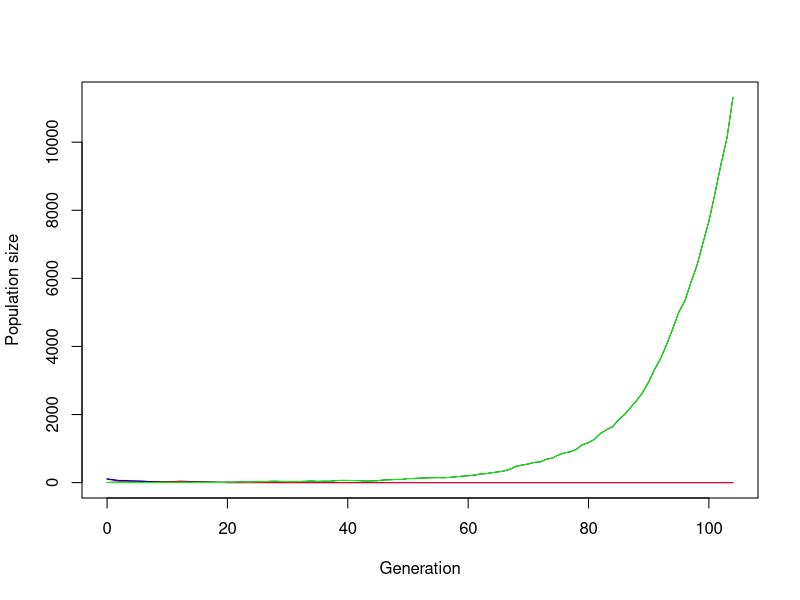
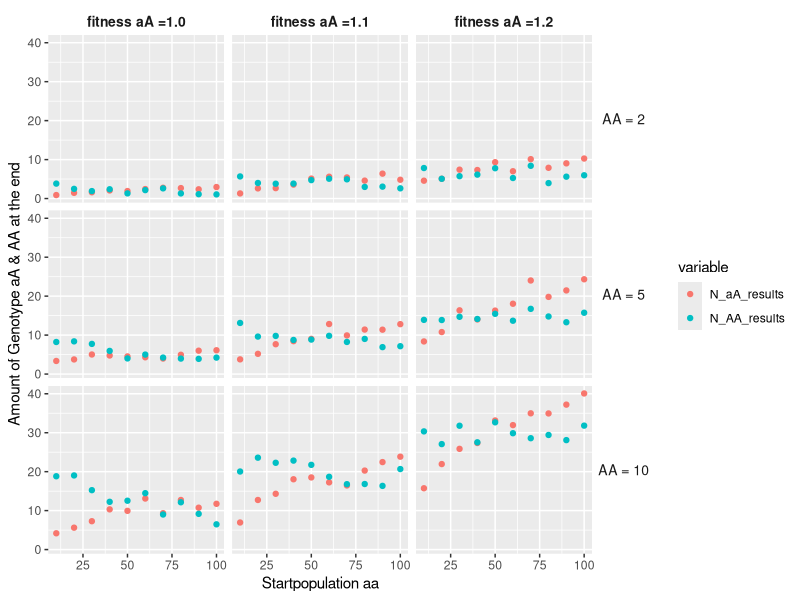
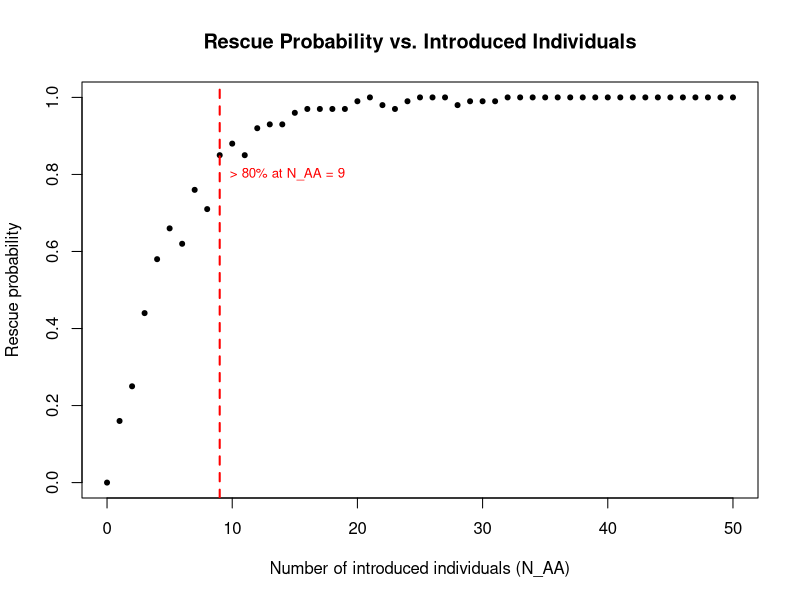
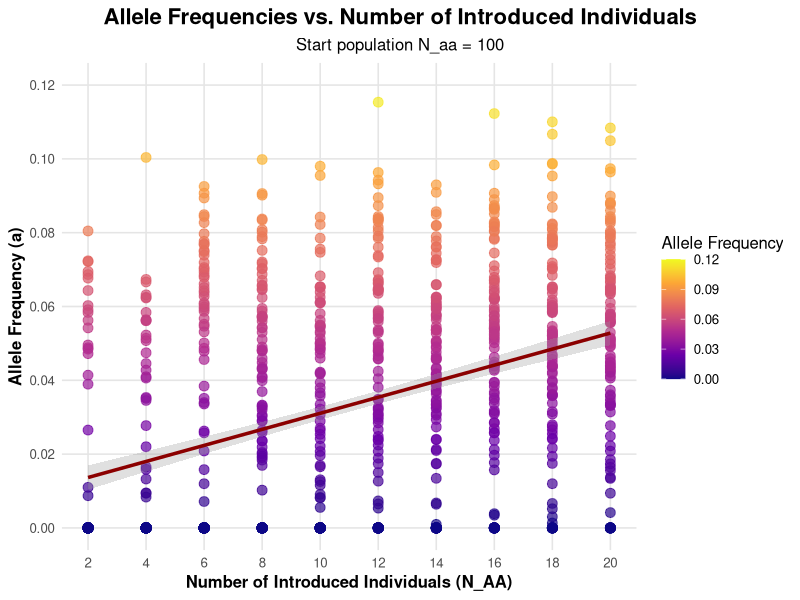
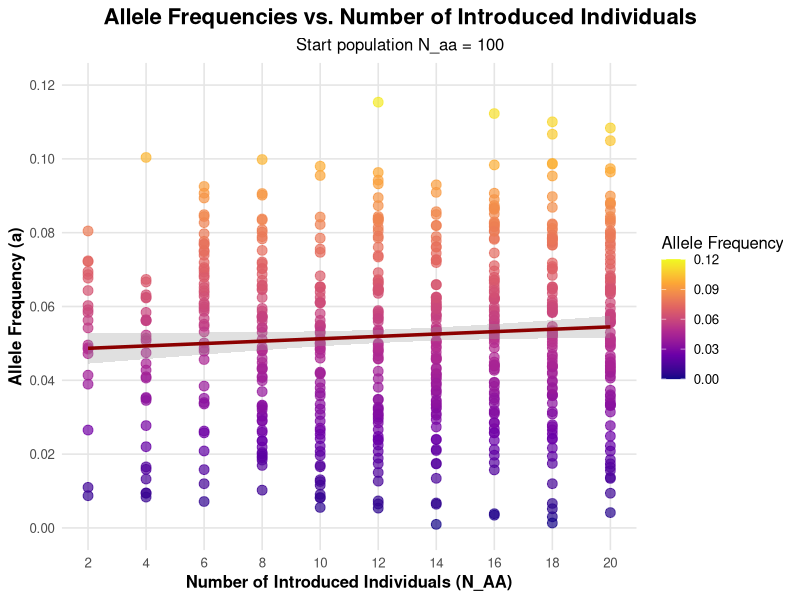
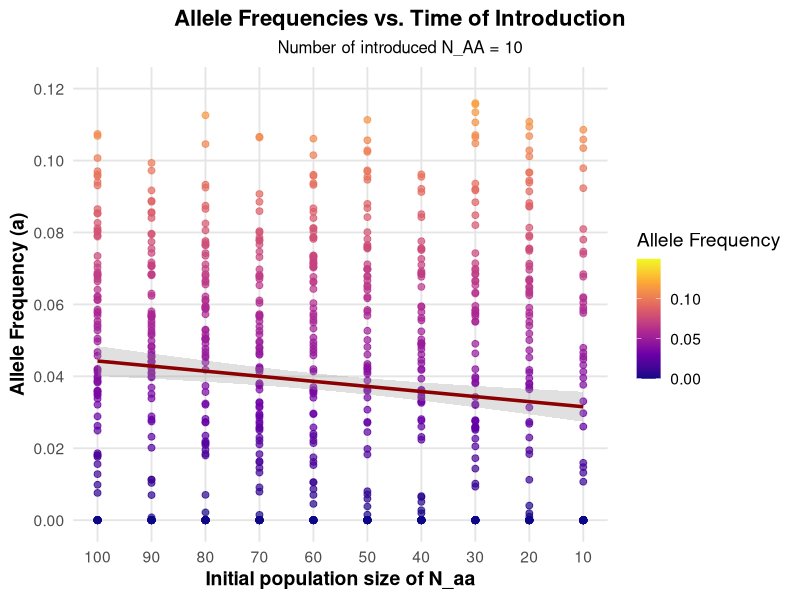

Source code (R) for these figures, in order:
## ---- chunk 1

#defining starting pop size of the genotypes
N_aa <- 100
N_aA <- 0
N_AA <- 10

#defining fitness reduction & benefit of the genotypes
r_aa <- 0.2         # fitness reduction of aa allel comb. equal to decay_rate
s_aA <- 1.10        # fitness benefit of allel A, equal to sel_coeff
s_AA <- 1.10        # fitness benefit of allel A, equal to sel_coeff



# Simulation of one generation with three genotypes
simulate_gen <- function(N_aa, N_aA, N_AA, r_aa, s_aA, s_AA) {

  # Reproduction with fitness malus/benefit
  offsp_aa <- rpois(1, N_aa * (1-r_aa))
  offsp_aA <- rpois(1, N_aA * s_aA)
  offsp_AA <- rpois(1, N_AA * s_AA)  
  
  # Total numbeer of gamets proportional to the frequency of alleles A and a
  total_gametes <- 2 * (offsp_aa + offsp_aA + offsp_AA)
  freq_A <- (2 * offsp_AA + offsp_aA) 
  freq_a <- total_gametes - freq_A
  
  
  
  # if loop to account for extinction
  if (total_gametes > 0) {

  # Change of allele frequencies (A -> a, a -> A); p = (freq_A / total_gametes), q = (freq_a / total_gametes) 
  # hardy equilibrium 1 = p^2 +2pq +q^2
  # With the predicted frequencies we are forming the genotype frequencies of the offspring folowing the expectaions of the Hardy-Weinberg equillibrium.
  predicted_freq_aa <- (freq_a/total_gametes)^2 # = p^2 
  predicted_freq_aA <- 2*(freq_A / total_gametes)*(freq_a / total_gametes) # = 2pq
  predicted_freq_AA <- (freq_A/total_gametes)^2 # = q^2
  
   # Random draw of new genotypes under hardy-weinberg conditions
  N_total <- offsp_aa + offsp_aA + offsp_AA
  genotypes <- rmultinom(1, N_total, prob = c(predicted_freq_aa, predicted_freq_aA, predicted_freq_AA))
  
  N_aa_new <- genotypes[1]
  N_aA_new <- genotypes[2]
  N_AA_new <- genotypes[3]

  return(c(N_aa_new, N_aA_new, N_AA_new))
  }
  
  # in case of extinction
  else
  return(c(0,0,0))
  
  
}

print(simulate_gen(N_aa, N_aA, N_AA, r_aa, s_aA, s_AA))
## ---- chunk 2

# parameter to stop simulation pop if this pop size is reached
max_pop_size <- 100


# creat function to generate a population, using the function to generate a generation
simulate_pop <- function(N_aa, N_aA, N_AA, r_aa, s_aA, s_AA, t_max) {
  
  # Create the vector in which to save the results
  pop_vector <- c(N_aa, N_aA, N_AA)
  # initiate the variables
  pop_new <- c(N_aa, N_aA, N_AA)
  
  # run the simulation until generation t_max
  for (i in 1:(t_max+1)) {
   
    # break for loop if pop went extinct or x-times pop size
    if (pop_new[1]+pop_new[2]+pop_new[3]>=max_pop_size*(N_aa+N_aA+N_AA) | pop_new[1]+pop_new[2]+pop_new[3]==0) break
   
    # redefine the current population one generation later
    pop_new <- simulate_gen(pop_new[1],pop_new[2],pop_new[3], r_aa, s_aA, s_AA)
    
    
    # add the new population sizes to the output vector
    pop_vector <- rbind(pop_vector,pop_new)
  }
  
  # define the row and column names of the output vector 
  rownames(pop_vector) <- (0:t_max+1)[1:length(pop_vector[,1])]  
  colnames(pop_vector) <- c("aa","aA","AA")
  
  # return the result
  return(pop_vector)	
}




###### Test the function and plot the result

# set t_max to a value to be used througout
t_max <- 1000

# create your simulation data
output <- simulate_pop(N_aa, N_aA, N_AA, r_aa, s_aA, s_AA, t_max)

# show the last few lines of the data table
print(tail(output))




###### plot the output 

# determine x axis range 
x_range <- 0:(length(output[,1])-1)

# plots the total population size
plot(x_range,output[,1]+output[,2]+output[,3],type='l',ylim=c(0,max(output[,1]+output[,2]+output[,3])),xlab = "Generation",ylab = "Population size")

# add number of aa genotype
lines(x_range,output[,1], col="blue") 
# add number of aA genotype
lines(x_range,output[,2], col="red")
# add number of AA genotype
lines(x_range,output[,3], col="green")

## ---- chunk 3
# set some parameters to fixed values
N_aA <- 0
r_aa <- 0.2
s_AA <- 1.1
t_max <- 200

# determine how often to run the simulation for each set of parameters
no_replicates <- 100

# set parameters to vary
N_aa_vector <- c( seq(10, 100, by=10))
N_AA_vector <- c(10, 5, 2)
s_aA_vector <- c(1, 1.1, 1.2) 


# create a data frame to save the results
data_table <- data.frame(array(NA,dim=c(0,8), dimnames=list(c(), c(paste0(c("N_aa","N_aA", "N_AA","min_gen","min_size","N_aa_str_pop","N_AA_str_pop","s_aA_fit_hybrid"),"_results")))))

# create a data frame to save the results of one loop
result_one_loop <- data.frame(array(NA,dim=c(1,8), dimnames=list(c(), c(paste0(c("N_aa","N_aA", "N_AA","min_gen","min_size","N_aa_str_pop","N_AA_str_pop","s_aA_fit_hybrid"),"_results")))))
        


##### run the simulation across all chosen parameters

# loop over starting pop size of aa
for(N_aa in N_aa_vector){
  # loop over starting pop size of AA
  for(N_AA in N_AA_vector){
    # loop over fitness of hybrid
    for(s_aA in s_aA_vector){
       
      #reset counter for no_replicates to 1
      i<-1
      repeat {
        
        # increase counter by one
        i<-i+1
        
        # run the simulation once
        one_run <- simulate_pop(N_aa = N_aa, N_aA = N_aA, N_AA = N_AA , r_aa = 0.2, s_aA = s_aA, s_AA = 1.1, t_max = 10)
     

        # collecting the number of genotypes after one simulation
        N_aa_end <- c(tail(one_run[, 1],1)) 
        N_aA_end <- c(tail(one_run[, 2],1)) 
        N_AA_end <- c(tail(one_run[, 3],1)) 

        
        # determine total population sizes
        total_size <- one_run[,1]+one_run[,2]
        
        # determine minimum population size reached during simulation
        min_size <- min(total_size)
        
        # determine (first) generation at which this population size occurred; if min pop size = 0 -> time of extinction
        min_gen <- as.numeric(which(total_size==min_size)[1])
        
        
        # enter the data into the table
        result_one_loop$N_aa_results <- N_aa_end
        result_one_loop$N_aA_results <- N_aA_end
        result_one_loop$N_AA_results <- N_AA_end
        result_one_loop$min_size_results <- min_size
        result_one_loop$min_gen_results <- min_gen
        result_one_loop$s_aA_fit_hybrid_results <- s_aA
        result_one_loop$N_aa_str_pop_results <- N_aa
        result_one_loop$N_AA_str_pop_results <- N_AA
        
        # ad the results of one simulation to the data frame with the results
        data_table <- rbind(data_table, result_one_loop)
        
        # stops loop if the simulation was run the time required
        if(i>no_replicates) break
      }       
    } 
  } 
}

# print the first few results in the data frame
print(head(data_table))

## ---- chunk 4

#open ggplot & tidyvers
library(ggplot2)
library(tidyr)

# calculate the mean of every run of the same combinations of the variables we wanted to test
mean_comb <- aggregate(data_table, list(data_table$s_aA_fit_hybrid_results, data_table$N_aa_str_pop_results, data_table$N_AA_str_pop_results), mean)




#### create a plot that compares the important aspects


# combine the results of aA and AA to compare them at the same time
long_dat <- mean_comb %>%
  pivot_longer(cols = c(N_aA_results, N_AA_results),   
               names_to = "variable",
               values_to = "value")



# create the plot
ggplot(long_dat, aes(x = N_aa_str_pop_results,
           y = value,
           colour = variable)) +
  geom_point() +
  facet_grid(
    rows = vars(factor(N_AA_str_pop_results,
                       labels = c("AA = 2", "AA = 5", "AA = 10"))),
    cols = vars(factor(s_aA_fit_hybrid_results,
                       labels = c("fitness aA =1.0", "fitness aA =1.1", "fitness aA =1.2")))
  ) +
  labs(x = "Startpopulation aa", y = "Amount of Genotype aA & AA at the end") +
  theme(strip.background = element_blank(),   # Hintergrund weg
        strip.text.x     = element_text(size = 10, face = "bold"),
        strip.text.y     = element_text(size = 10, angle = 0))

## ---- chunk 5
# Rescue probability simulation

rescue_prob <- function(N_AA_intro,          # number of AA individuals introduced at t = 0
                        n_reps   = 100,      # number of replicates
                        N_aa     = 100,      # initial number of aa individuals
                        N_aA     = 0,        # initial number of aA heterozygotes
                        r_aa     = 0.2,      # decay rate (1-r_aa)
                        s_aA     = 1.10,     # selection coefficient of aA (fitness multiplier)
                        s_AA     = 1.10,     # selection coefficient of AA (fitness multiplier)
                        t_max    = 1000) {   # max generations to run each replicate

  rescue_count <- 0          # counter for successful rescues to 0

  for (i in 1:n_reps) {
    # run one population trajectory
    out <- simulate_pop(N_aa, N_aA, N_AA_intro, r_aa, s_aA, s_AA, t_max)

    # extract the final generation (last row of the returned matrix)
    last_gen <- tail(out, 1)

    # total population size at the end
    total_pop <- sum(last_gen)

    # rescue definition: final population larger than the initial one
    if (total_pop > (N_aa + N_aA + N_AA_intro)) {
      rescue_count <- rescue_count + 1
    }
  }

  # return the rescue probability
  return(rescue_count / n_reps)
}


# Vary the number of introduced AA individuals from 0 to 50
N_AA_values <- seq(0, 50, by = 1)

# Packing the results (calculated rescue probabilities) into a numeric vector/matrix
rescue_probs <- sapply(N_AA_values, rescue_prob, n_reps = 100)


# Plot
plot(N_AA_values, rescue_probs, pch = 20,
     xlab = "Number of introduced individuals (N_AA)",
     ylab = "Rescue probability",
     main = "Rescue Probability vs. Introduced Individuals")

# Add a reference line at 80 % rescue probability
target_prob <- 0.8

# Find the smallest introduction size that achieves ≥ 80 % rescue
if (any(rescue_probs >= target_prob)) {
  N_at_80 <- N_AA_values[min(which(rescue_probs >= target_prob))]

  # Draw vertical red dashed line at that introduction size
  abline(v = N_at_80, col = "red", lwd = 2, lty = 2)

  # Annotate the red line
  text(N_at_80, target_prob,
       labels = paste("> 80% at N_AA =", N_at_80),
       pos = 4, col = "red", cex = 0.8)
}
## ---- chunk 6
# Allele frequency (a) vs. introduced number of individuals (N_AA) 

# PARAMETER SETUP

n_reps <- 100                      # Number of replicate simulations
N_aa <- 100                        # Initial number of resident aa individuals
N_AA_values <- seq(2, 20, by = 2)  # Range of introduced AA individuals (2 to 20, step 2)



# FUNCTION: rescue_prob() 
# Similar to the previous rescue probability function, but now includes the calculation of the final allele frequency of "a" in each replicate.

rescue_prob <- function(N_AA_intro,           # number of AA individuals introduced at t = 0
                        n_reps,               # number of replicates
                        N_aa = 100,           # initial number of aa individuals
                        N_aA = 0,             # initial number of aA heterozygotes
                        r_aa = 0.2,           # decay rate of aa population (1 - r_aa)
                        s_aA = 1.10,          # fitness multiplier of aA
                        s_AA = 1.10,          # fitness multiplier of AA
                        t_max = 1000) {       # maximum number of generations
  
  call_freq_a <- c()   # vector to store allele frequencies for each replicate
  
  # SIMULATION LOOP 
  for (i in 1:n_reps) {
    # Run one population trajectory using simulate_pop() function
    out <- simulate_pop(N_aa, N_aA, N_AA_intro, r_aa, s_aA, s_AA, t_max)
    
    # Extract the last generation (final population state)
    last_gen <- tail(out, 1)
    
    # Compute total population size at the end
    total_pop  <- sum(last_gen)
    
    # Determine whether the population was rescued or not
    # Rescue is defined as final population > initial population size
    if (total_pop > (N_aa + N_aA + N_AA_intro)) {
      # Calculate allele frequency of "a" in the final generation:
      # aa contributes 2 a-alleles, aA contributes 1 a-allele
      freq_a <- (last_gen[1]*2 + last_gen[2]) / (total_pop*2)
      call_freq_a <- rbind(call_freq_a, freq_a)
    } else {
      # If the population went extinct, record allele frequency as 0
      call_freq_a <- rbind(call_freq_a, 0)
    }
  }
  
  # Return vector of allele frequencies for all replicates
  return(call_freq_a)
}


# Same as before (results packing)
rescue_probs <- sapply(N_AA_values, rescue_prob, n_reps)


# DATA PREPARATION 

# Create an array to store the relationship between N_AA and allele frequency
array_rp <- array(NA, dim = c(dim(rescue_probs)[1], 2),
                  dimnames = list(NULL, c("N_AA", "allele.freq")))

# Combine results into a data frame
for (i in seq_along(N_AA_values)) {
  val <- N_AA_values[i]
  array_rp[, 1] <- val
  temp <- rescue_probs[, i]     # i-th column = results for current N_AA value
  temp[temp == 0] <- NA          # replace 0s (extinction) with NA temporarily
  array_rp[, 2] <- temp
  array_rp <- data.frame(array_rp)
  
  if (i == 1) {
    full_array <- array_rp
  } else {
    full_array <- rbind(full_array, array_rp)
  }
}


# PLOT 1: Including extinct populations 

# Convert NAs back to zeros (this is due to an error that came up if we didn't do so)
full_array$allele.freq[is.na(full_array$allele.freq)] <- 0

# Plot all replicates, including extinction events (freq = 0)
ggplot(full_array, aes(x = N_AA, y = allele.freq)) +
  geom_point(aes(color = allele.freq), size = 3, alpha = 0.7) +
  scale_color_viridis_c(option = "plasma", limits = c(0, 0.12)) +
  geom_smooth(
    method = "lm", se = TRUE, color = "darkred", size = 1.2, alpha = 0.3
  ) +
  scale_x_continuous(breaks = seq(2, 20, by = 2)) +
  scale_y_continuous(limits = c(0, 0.12), breaks = seq(0, 0.12, by = 0.02)) +
  labs(title = "Allele Frequencies vs. Number of Introduced Individuals",
       subtitle = paste("Start population N_aa =", N_aa),
       x = "Number of Introduced Individuals (N_AA)",
       y = "Allele Frequency (a)",
       color = "Allele Frequency") +
  theme_minimal(base_size = 12) +
  theme(plot.title.position = "plot",
        plot.title = element_text(face = "bold", size = 16, hjust = 0.5),
        plot.subtitle = element_text(size = 12, hjust = 0.5),
        axis.title = element_text(face = "bold"),
        panel.grid.major = element_line(color = "grey90"),
        panel.grid.minor = element_blank())


# PLOT 2: Excluding extinct populations (only rescues)

# Filter data to include only rescued populations (allele.freq > 0)
full_array_no0 <- subset(full_array, allele.freq > 0)

# Plot only the successful rescue cases
ggplot(full_array_no0, aes(x = N_AA, y = allele.freq)) +
  geom_point(aes(color = allele.freq), size = 3, alpha = 0.7) +
  scale_color_viridis_c(option = "plasma", limits = c(0, 0.12)) +
  geom_smooth(method = "lm", se = TRUE, color = "darkred", size = 1.2, alpha = 0.3) +
  scale_x_continuous(breaks = seq(2, 20, by = 2)) +
  scale_y_continuous(limits = c(0, 0.12), breaks = seq(0, 0.12, by = 0.02)) +
  labs(title = "Allele Frequencies vs. Number of Introduced Individuals",
       subtitle = paste("Start population N_aa =", N_aa),
       x = "Number of Introduced Individuals (N_AA)",
       y = "Allele Frequency (a)",
       color = "Allele Frequency") +
  theme_minimal(base_size = 12) +
  theme(plot.title.position = "plot",
        plot.title = element_text(face = "bold", size = 16, hjust = 0.5),
        plot.subtitle = element_text(size = 12, hjust = 0.5),
        axis.title = element_text(face = "bold"),
        panel.grid.major = element_line(color = "grey90"),
        panel.grid.minor = element_blank())
## ---- chunk 7
# Allele frequency (a) vs. time (varying initial number of N_aa) 

# PARAMETER SETUP

n_reps <- 100                         # Number of replicate simulations
N_AA   <- 10                          # Number of AA individuals introduced at t = 0
N_aa_values <- seq(100, 10, by = -10) # Initial aa population sizes: 100, 90, 80, ..., 10



# FUNCTION: rescue_prob_aa()
# same function/approach as used in the previous step (Allele frequency (a) vs. introduced number of individuals (N_AA))

rescue_prob_aa <- function(N_aa_intro, n_reps, N_AA,
                           N_aA = 0,            # initial number of aA heterozygotes
                           r_aa = 0.2,          # decay rate of aa population (1 - r_aa)
                           s_aA = 1.10,         # fitness multiplier of aA
                           s_AA = 1.10,         # fitness multiplier of AA
                           t_max = 1000) {      # maximum number of generations
  
  
  call_freq_a  <- numeric(n_reps) # vector to store allele frequencies for each replicate
  
  # SIMULATION LOOP 
  for (i in seq_len(n_reps)) {
    # Run one population trajectory using simulate_pop()
    out <- simulate_pop(N_aa_intro, N_aA, N_AA, r_aa, s_aA, s_AA, t_max)
    
    # Extract the last generation
    last_gen  <- tail(out, 1)
    
    # Calculate total population size at the end
    total_pop <- sum(last_gen)
    
    # Determine whether the population was rescued or not
    # Rescue is defined as final population > initial population size
    if (total_pop > (100 + N_aA + N_AA)) {
      # Compute allele frequency of "a" in the final generation:
      # aa contributes 2 a-alleles, aA contributes 1
      call_freq_a[i] <- (last_gen[1]*2 + last_gen[2]) / (total_pop*2)
    } else {
      # If the population went extinct or failed to rescue, record NA
      call_freq_a[i] <- NA
    }
  }
  
  # Return vector of allele frequencies for all replicates
  return(call_freq_a)
}



# Same as previous (result = one column per N_aa value, each containing allele frequencies for all replicates)
rescue_prob_aas <- sapply(N_aa_values, rescue_prob_aa, n_reps, N_AA)



# DATA PREPARATION

# Convert simulation results into a data frame
full_df <- data.frame(
  N_aa          = rep(N_aa_values, each = n_reps),  # repeat each N_aa value n_reps times
  allele.freq_a = c(rescue_prob_aas)                # convert matrix into a single vector
)


# PLOTTING

ggplot(full_df, aes(x = N_aa, y = allele.freq_a)) +
  geom_point(aes(color = allele.freq_a), size = 2, alpha = 0.7) +    # scatter points
  scale_color_viridis_c(option = "plasma") +                         # color scale
  geom_smooth(method = "lm", se = TRUE, color = "darkred",           # linear trend line
              size = 1.2, alpha = 0.3) +
  scale_x_reverse(breaks = seq(0, 100, by = 10)) +                   # reverse x-axis (100 → 0)
  scale_y_continuous(limits = c(0, 0.12), breaks = seq(0, 0.12, by = 0.02)) +
  labs(
    title = "Allele Frequencies vs. Time of Introduction",
    subtitle = paste("Number of introduced N_AA =", N_AA),
    x = "Initial population size of N_aa",
    y = "Allele Frequency (a)",
    color = "Allele Frequency"
  ) +
  theme_minimal(base_size = 14) +
  theme(
    plot.title.position = "plot", 
    plot.title    = element_text(face = "bold", size = 16, hjust = 0.5),
    plot.subtitle = element_text(size = 12, hjust = 0.5),
    axis.title    = element_text(face = "bold"),
    panel.grid.major = element_line(color = "grey90"),
    panel.grid.minor = element_blank()
  )
